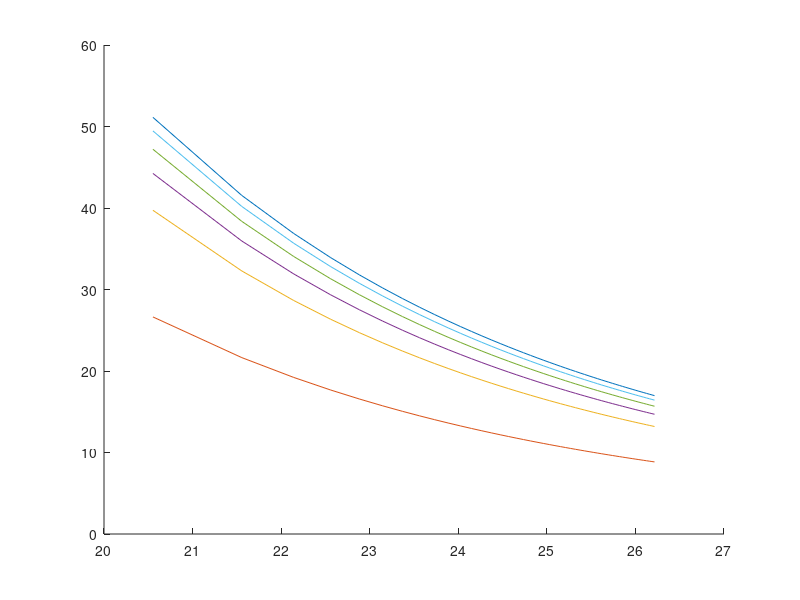

MATLAB code for this plot:
stress = 0:.1:5;
theta_tr_dot = 9.81*(2*pi/0.1903)*stress;
bandwidth = (1/1.2)*(theta_tr_dot/0.2).^(1/3);
CN0 = 10*log10(bandwidth/(0.2)^2);
T = 1e-3;
%Thermal Noise jitter
CN0_direct = 10.^(CN0/10);
rho_t_1 = (360/(2*pi))*sqrt(bandwidth(length(bandwidth))./CN0_direct.*(1+1./(2*T*CN0_direct)));
rho_t_2 = (360/(2*pi))*sqrt(bandwidth(2)./CN0_direct.*(1+1./(2*T*CN0_direct)));
rho_t_3 = (360/(2*pi))*sqrt(bandwidth(12)./CN0_direct.*(1+1./(2*T*CN0_direct)));
rho_t_4 = (360/(2*pi))*sqrt(bandwidth(22)./CN0_direct.*(1+1./(2*T*CN0_direct)));
rho_t_5 = (360/(2*pi))*sqrt(bandwidth(32)./CN0_direct.*(1+1./(2*T*CN0_direct)));
rho_t_6 = (360/(2*pi))*sqrt(bandwidth(42)./CN0_direct.*(1+1./(2*T*CN0_direct)));

hold all;
plot(CN0,rho_t_1);
plot(CN0,rho_t_2);
plot(CN0,rho_t_3);
plot(CN0,rho_t_4);
plot(CN0,rho_t_5);
plot(CN0,rho_t_6);

sigma_a = 1e-10;
f_L = 154*10.23e6;
bandwidth_1 = 16.75;
theta_a = 160*sigma_a*f_L./bandwidth;